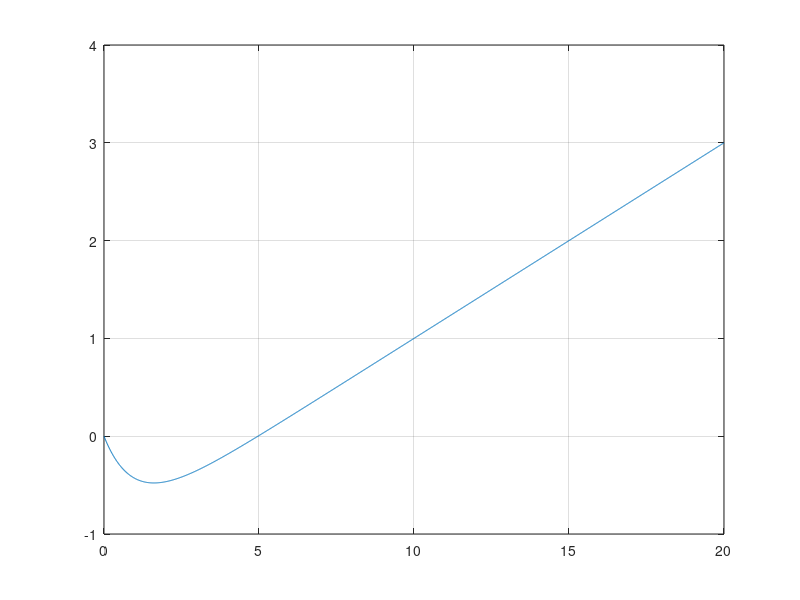

Here is the MATLAB script that generated this plot: (Note: this script raises an error after producing the figure.)
% 3.33 - livro
clear,clc,format short
f = @(x) (x/5) + exp(-x) - 1;
x = 0:0.01:20;
plot(x,f(x)),grid
tol = 0.5e-12;
kmax = 1000;
x1 = 6;
[x] = newton_raphson(f, x1, tol, kmax)
lambmax = (6.6261e-34 * 2.9979e8) / (x * 1.3807e-23 * 3500) 